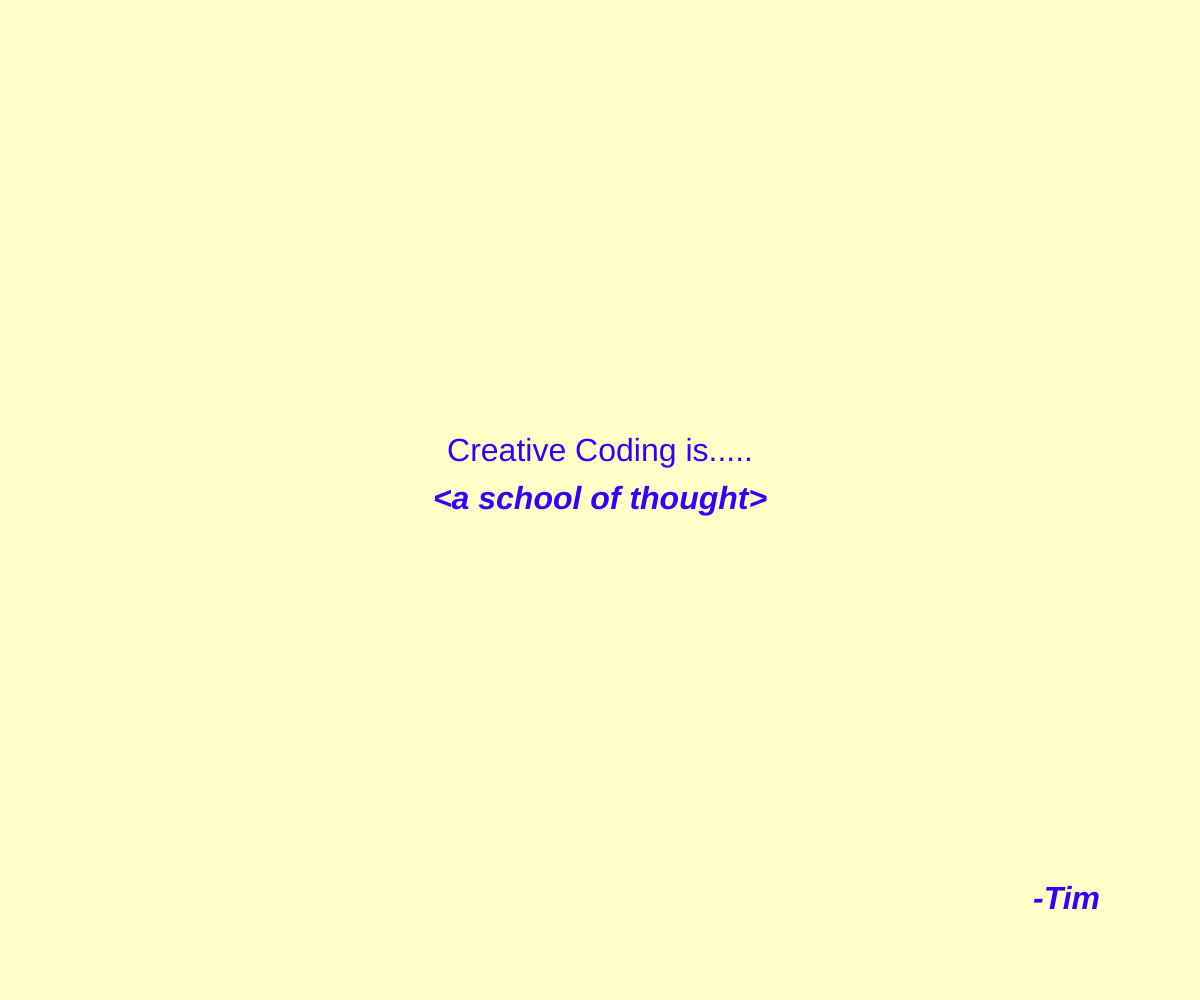
Frame 1 (no input)
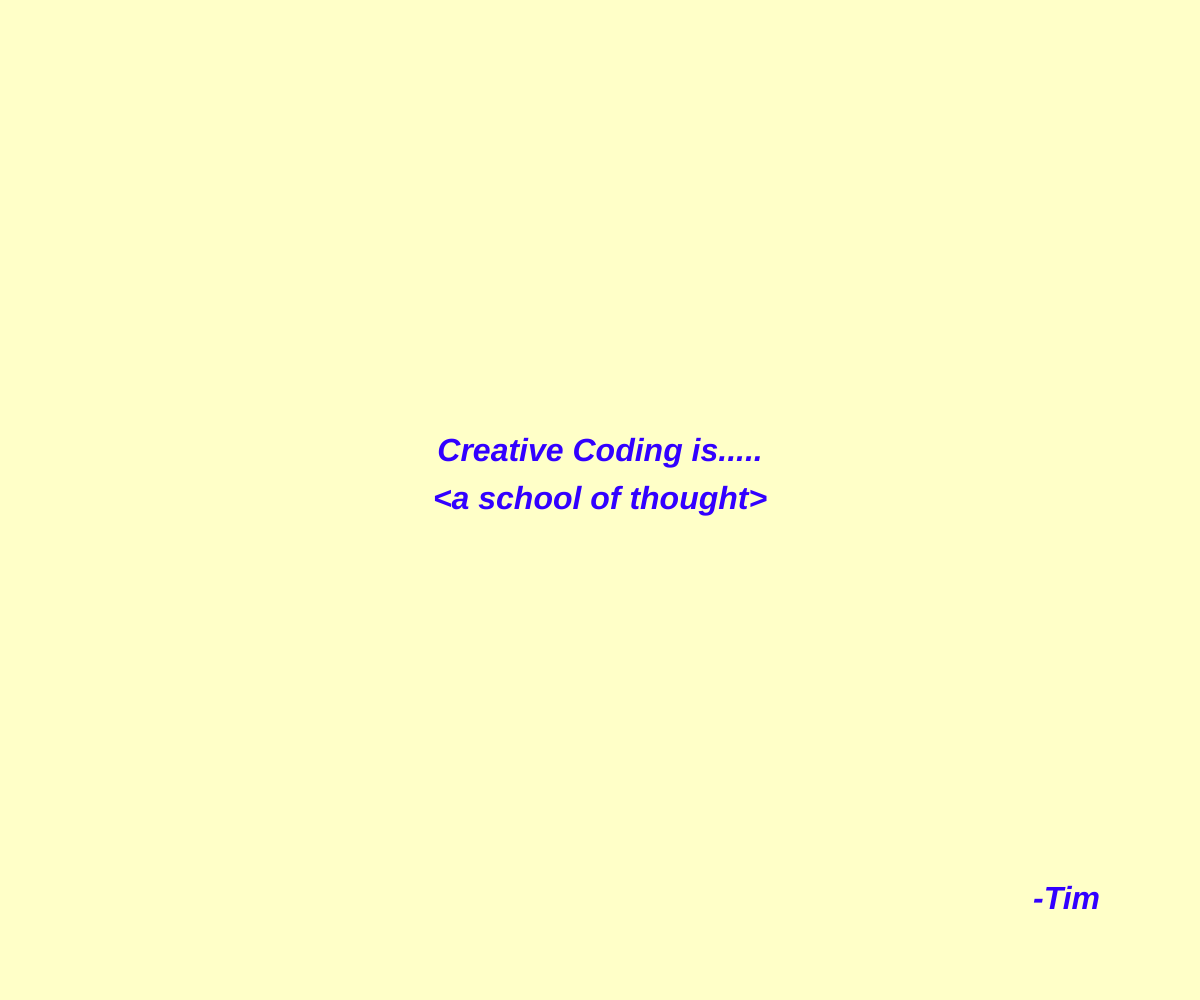
Frame 60 (no input)
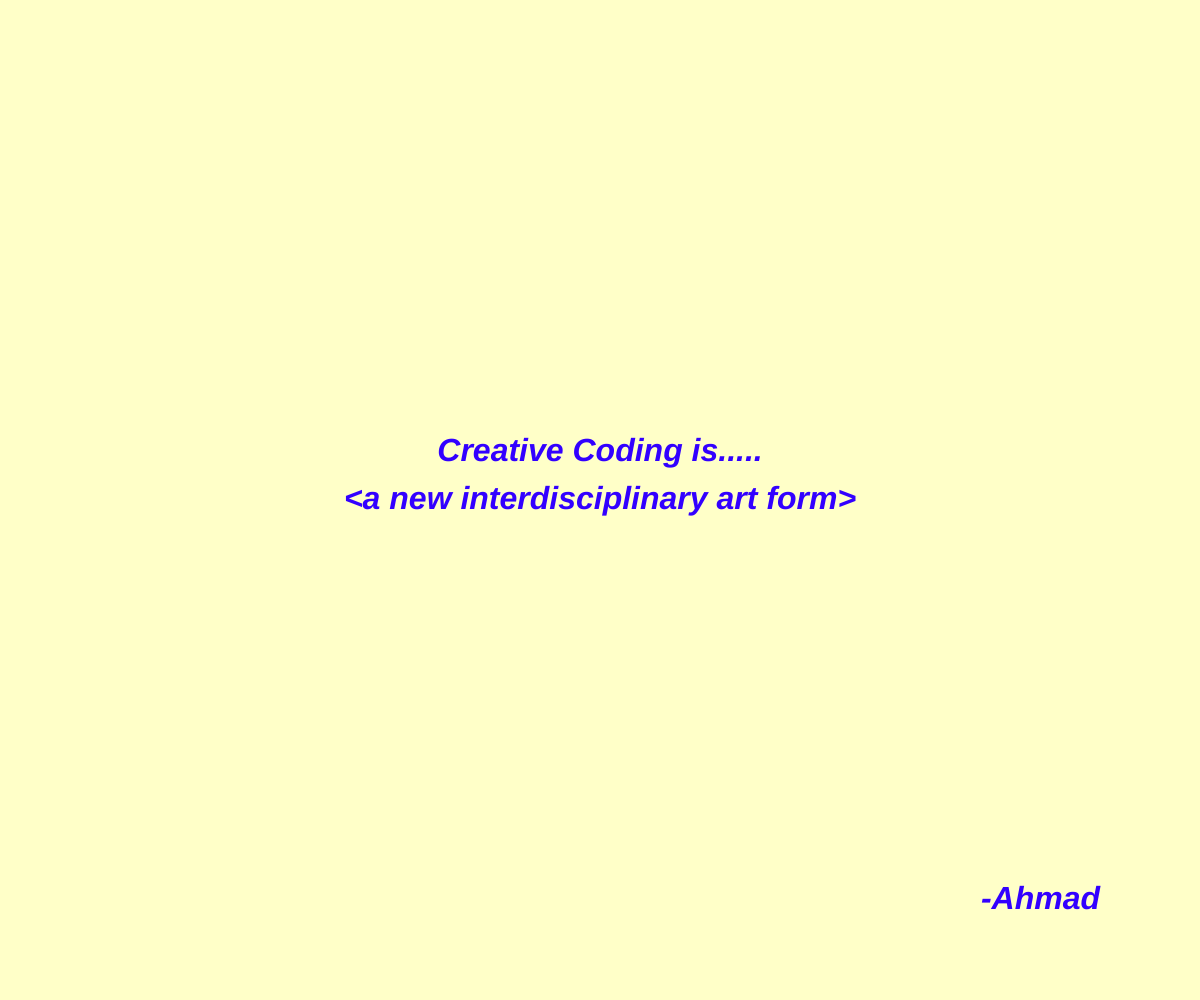
Frame 120 (the mouse pressed at the canvas centre since frame 60)

The p5.js sketch that drew these frames (run headless with seeded random() and noise() and a simulated clock; from frame 60 on, the mouse is pressed at the canvas centre):

// p5.js sketch
// ── sketch.js
// change the quotes in this array. Be mindful of the quotation marks!
// this is the only part of the file you need to edit!

const quotes = [
  { text: "the practice of making art with code", source: "Andrew" },
  { text: "a school of thought", source: "Tim" },
  { text: "a new interdisciplinary art form", source: "Ahmad" },
  { text: "about experimentation, not functionality", source: "Maura" },
  { text: "about free exploration", source: "Patrik" },
  { text: "a set of software platforms", source: "Axelle" },
  { text: "suggesting programming visuals is always a creative activity", source: "Régis" },
  { text: "the intersection of art and technology", source: "Javier" }
];
// no need to edit anything below this line! 
// if you have made an error, you can check your history to see what might have gone wrong

// a variable that holds the current quote
let current = [];

function setup() {
  createCanvas(windowWidth, windowHeight);
  // Seed with millis() so each page load gives a different quote.
  randomSeed(millis());
  textSize(32);
  fill(50, 0, 255);
  // calls the function to pick a quote
  pickQuote();
}

function pickQuote() {
  // take a random number and use that to identify what quote to use
  current = quotes[floor(random(quotes.length))];
}

function draw() {
  background(255, 255, 200); // set the background color
  drawQuote();  // draw the quote on screen
}

function drawQuote() {   // draw text
  textAlign(CENTER, CENTER);
  text("Creative Coding is.....", width / 2, height / 2 - 48);
  textStyle(BOLDITALIC);
  text("<" + current.text + ">", width / 2, height / 2);
  textAlign(RIGHT, CENTER);
  text("-" + current.source, width - 100, height - 100);

}

function windowResized() {
  resizeCanvas(windowWidth, windowHeight);
}

function newQuote() {
  pickQuote();
  redraw();
}

function mousePressed() {
  newQuote();
}
// ── readme.html
<!DOCTYPE html>
<html lang="en">
<head>
  <meta charset="UTF-8">
  <meta name="viewport" content="width=device-width, initial-scale=1.0">
  <title>"Creative Coding Is..."</title> <!--Title is here-->
  <!--Add style to your code Read W3Schools CSS Intro for more: https://www.w3schools.com/css/css_intro.asp -->
  <style>
    body {
      font-family: sans-serif;
      margin: 2em;
      color: #000000;
      background-color: #f0f0f0;
    }
  </style>
</head>
<body>
    <h1>"Creative Coding Is..."</h1>
    <p>People with different backgrounds will have different perspectives on the same thing, especially when it’s the meeting point of different areas.</p>
    <p>After all those people’s ideas, for me, I think creative coding is about building windows to bring imagination to reality and a direct way to connect with audiences. It’s a good starting point for learning.</p>
  <ul>
    <a href="https://p5js.org/reference/p5/textStyle/" target="_blank">the site i find ways to get Bonus Goals</a></li>
    
   <h2>Resources</h2>
   <ul>
    <li><a href="https://www.artsyshark.com/2021/05/26/what-is-creative-coding/" target="_blank">the practice of making art with code - Andrew Bryant</a></li>
    <li><a href="https://trcc.timrodenbroeker.de/creative-coding-as-a-school-of-thought/" target="_blank">a school of thought - Tim Rodenbröcker</a></li>
    <li><a href="https://www.gorillasun.de/blog/creative-coding-the-new-era/ " target="_blank">a new interdisciplinary art form - Ahmad Moussa</a></li>
    <li><a href="https://medium.com/@mauralian/coding-art-312efa2020fd" target="_blank">about experimentation, not functionality - Maura Kelly</a></li>
    <li><a href="https://www.patrik-huebner.com/datadesigndictionary/creative-coding/#footNote4" target="_blank">about free exploration - Patrik Hübner</a></li>
    <li><a href="https://medium.com/ccu-presents-hello-world/hello-world-exhibition-on-creative-coding-practices-7266170aaa7f" target="_blank">a set of software platforms - Axelle Van Wynsberghe </a></li>
    <li><a href="https://regisfrias.com/thoughts/why-i-stopped-calling-myself-a-creative-coder" target="_blank">suggesting programming visuals is always a creative activity - Régis Frias</a></li>
    <li><a href="https://wedoes.framer.website/blog/creative-coding-the-intersection-of-art-and-technology" target="_blank">the intersection of art and technology - Javier Marc</a></li>
   </ul>
</body>
</html>
